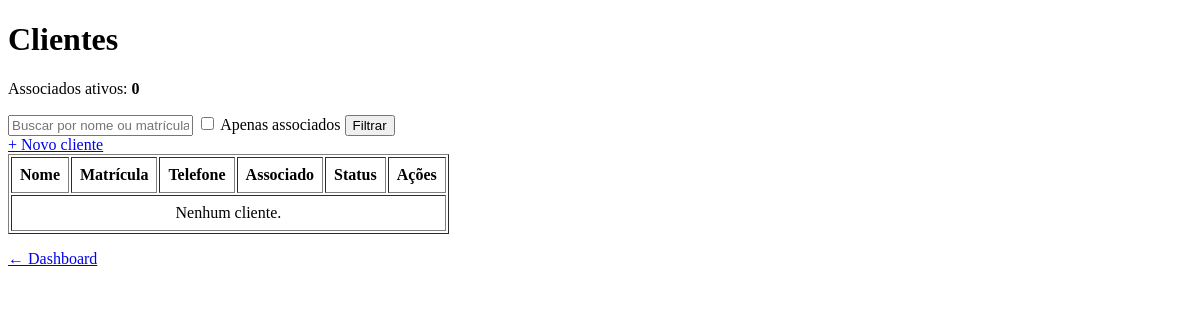
The app's page /clientes/ (signed in), older data.
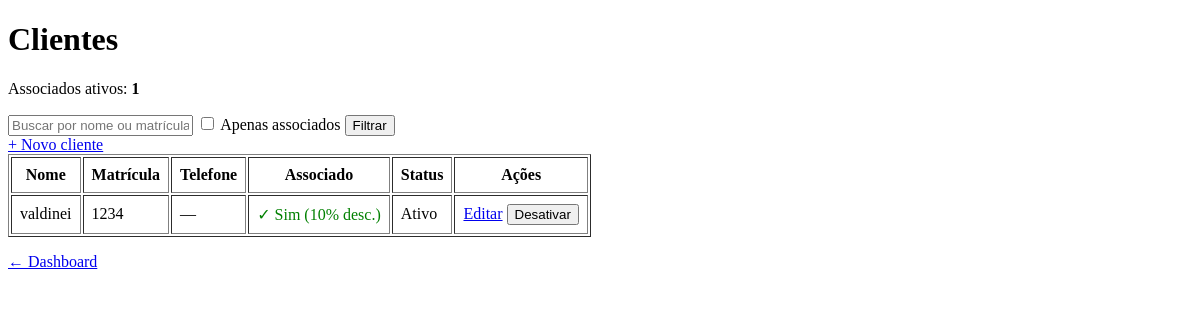
The same page, newer data.
### app/models/cliente.py (models this page shows, shortened)
class Cliente(Base):
    __tablename__ = "clientes"
    id         = Column(Integer, primary_key=True, index=True)
    nome       = Column(String(150), nullable=False, index=True)
    matricula  = Column(String(50), nullable=True, unique=True)
    telefone   = Column(String(20), nullable=True)
    is_associado = Column(Boolean, default=False, nullable=False)
    ativo      = Column(Boolean, default=True)
    criado_em  = Column(DateTime, server_default=func.now())
    vendas = relationship("Venda", back_populates="cliente")

### app/controllers/cliente_controller.py (the view)
@router.get("/")
def listar_clientes(
    request: Request,
    busca: str = "",
    apenas_associados: bool = False,
    db: Session = Depends(get_db),
    admin = Depends(get_admin)
):
    query = db.query(Cliente)
    if busca:
        query = query.filter(
            Cliente.nome.ilike(f"%{busca}%") |
            Cliente.matricula.ilike(f"%{busca}%")
        )
    if apenas_associados:
        query = query.filter(Cliente.is_associado == True)
    clientes = query.order_by(Cliente.nome).all()
    total_associados = db.query(Cliente).filter(
        Cliente.is_associado == True,
        Cliente.ativo == True
    ).count()
    return templates.TemplateResponse(
        request,
        "clientes/index.html",
        {
            "request":           request,
            "usuario":           admin,
            "clientes":          clientes,
            "busca":             busca,
            "apenas_associados": apenas_associados,
            "total_associados":  total_associados,
        }
    )

### app/templates/clientes/index.html (shortened to what this page needs)
<!DOCTYPE html>
<html lang="pt-br">
<head><meta charset="UTF-8"><title>Clientes — AAPM SENAI</title></head>
<body>
    <h1>Clientes</h1>
    <p>Associados ativos: <strong>{{ total_associados }}</strong></p>
    <form method="get" action="/clientes">
        <input type="text" name="busca"
               placeholder="Buscar por nome ou matrícula..."
               value="{{ busca }}">
        <label>
            <input type="checkbox" name="apenas_associados" value="true"
                {{ 'checked' if apenas_associados }}>
            Apenas associados
        </label>
        <button type="submit">Filtrar</button>
    </form>
    <a href="/clientes/novo">+ Novo cliente</a>
    <table border="1" cellpadding="8">
        <thead>
            <tr>
                <th>Nome</th>
                <th>Matrícula</th>
                <th>Telefone</th>
                <th>Associado</th>
                <th>Status</th>
                <th>Ações</th>
            </tr>
        </thead>
        <tbody>
            {% for c in clientes %}
            <tr>
                <td>{{ c.nome }}</td>
                <td>{{ c.matricula or "—" }}</td>
                <td>{{ c.telefone or "—" }}</td>
                <td>
                    {% if c.is_associado %}
                        <span style="color:green">✓ Sim (10% desc.)</span>
                    {% else %}
                        Não
                    {% endif %}
                </td>
                <td>{{ "Ativo" if c.ativo else "Inativo" }}</td>
                <td>
                    <a href="/clientes/{{ c.id }}/editar">Editar</a>
                    <form action="/clientes/{{ c.id }}/toggle-ativo"
                          method="post" style="display:inline">
                        <button type="submit">
                            {{ "Desativar" if c.ativo else "Ativar" }}
                        </button>
                    </form>
                </td>
            </tr>
            {% endfor %}
            {% if not clientes %}
            <tr><td colspan="6" style="text-align:center">Nenhum cliente.</td></tr>
            {% endif %}
        </tbody>
    </table>
    <p><a href="/">← Dashboard</a></p>
</body>
</html>

Row changes from the older to the newer data that the page shows:
added Cliente: nome "valdinei", matricula "1234", telefone "—", is_associado "✓ Sim (10% desc.)", ativo "Ativo", ativo "Desativar"
Text that changed along with them:
{{ total_associados }}: "0" → "1"
text no longer shown: "Nenhum cliente."
